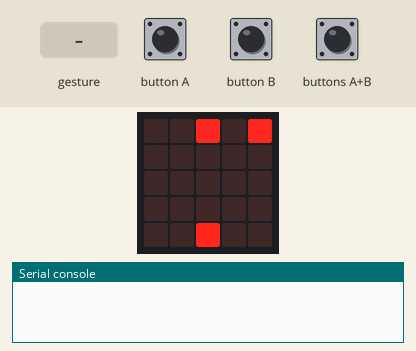
The program below on a simulated BBC micro:bit (MakeCode). Shown: the board's 5×5 LED display, the last lines printed to the serial console. Inputs (shaded band) come from the test bench. No radio messages arrive unless stated (any console line starting 'radio sent:' is added by the test bench); a tilt is held for 1.5 s and a shake lasts 1 s, then the board lies face up again.

Above: at 4.1 s.
5.1 s: buttons A+B pressed for 0.15 s
At 5.72 s:
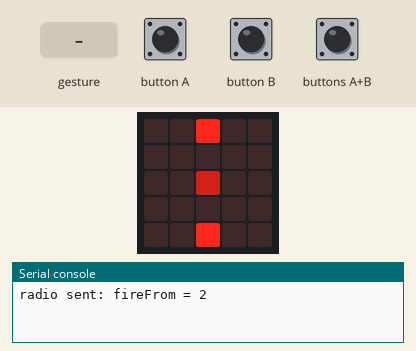
5.8 s: button A pressed for 0.15 s
At 6.38 s:
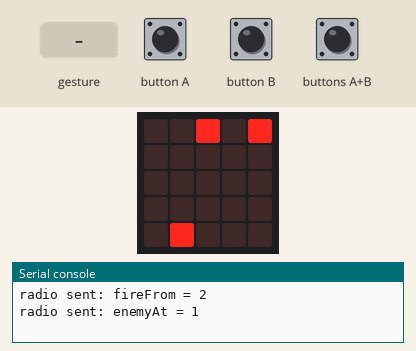
6.5 s: gesture 'shake'
At 7.2 s:
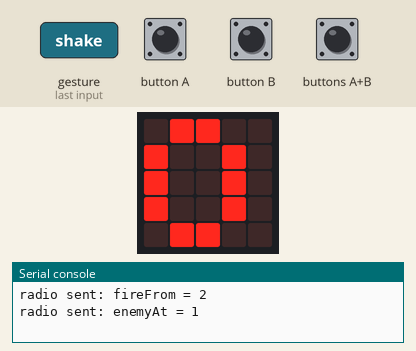
9.0 s: buttons A+B pressed for 1 s
At 10.15 s:
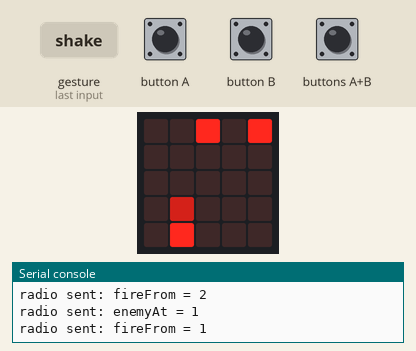
10.6 s: button A pressed for 0.15 s
At 11.24 s:
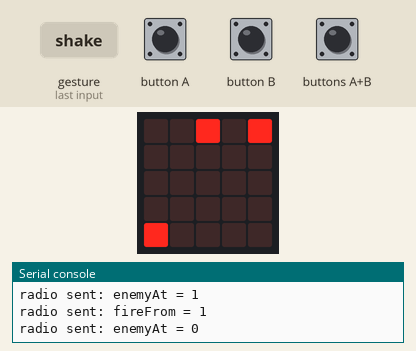
11.3 s: buttons A+B pressed for 0.15 s
At 11.76 s:
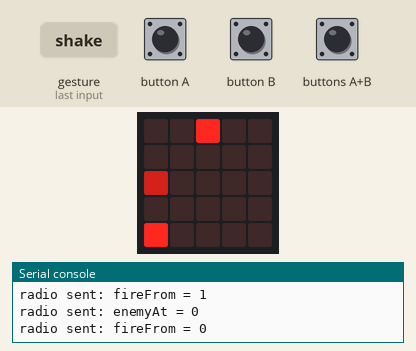
Timing chart, 0 to 13.0 s (numbered marks = the images above; inputs shaded):
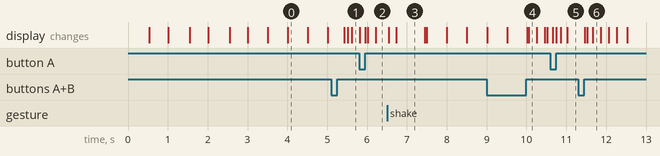

Measured:
- after the input at 5.1 s, the display: first changes after 0.32 s (image 1 shows a later state)
- after the input at 5.8 s, the display: first differs from a run without the input after 0.15 s (image 2 shows a later state)
- after the input at 6.5 s, the display: first differs from a run without the input after 0.23 s (image 3)
- after the input at 9.0 s, the display: first differs from a run without the input after 1.1 s (image 4)
- after the input at 10.6 s, the display: first differs from a run without the input after 0.15 s (image 5 shows a later state)
- after the input at 11.3 s, the display: first changes after 0.16 s (image 6 shows a later state)
- what the display in image 0 shows lasts 0.5 s, from 4.0 s to 4.5 s

The program:

main.ts
```typescript
radio.onReceivedValueDeprecated(function (name, value) {
    let message = ""
    if (message == "enemyAt") {
        enemy.set(LedSpriteProperty.X, value)
        enemyBullet.set(LedSpriteProperty.X, value)
        if (!(enemyFire)) {
            enemyBullet.set(LedSpriteProperty.Y, 0)
        }
    } else if (message == "fireFrom") {
        enemyBullet.set(LedSpriteProperty.X, value)
        enemyFire = true
    } else if (message == "youScored") {
        game.addScore(value)
        showWinnings()
    } else if (message == "gameOver") {
        gameOn = false
    }
})
function showWinnings () {
    if (game.score() == 0) {
        winnings.setBlink(500)
    } else {
        winnings.setBlink(0)
winnings.set(LedSpriteProperty.Brightness, 128)
    }
    winnings.set(LedSpriteProperty.Y, game.score())
}
input.onButtonPressed(Button.A, function () {
    me.move(-1)
    myBullet.set(LedSpriteProperty.X, me.get(LedSpriteProperty.X))
    radio.sendValue("enemyAt", me.get(LedSpriteProperty.X))
})
input.onButtonPressed(Button.AB, function () {
    if (!(myFire)) {
        myFire = true
        radio.sendValue("fireFrom", me.get(LedSpriteProperty.X))
    }
})
input.onButtonPressed(Button.B, function () {
    me.move(1)
    myBullet.set(LedSpriteProperty.X, me.get(LedSpriteProperty.X))
    radio.sendValue("enemyAt", me.get(LedSpriteProperty.X))
})
input.onGesture(Gesture.Shake, function () {
    basic.showNumber(game.score())
})
let enemyFire = false
let myFire = false
let gameOn = false
let enemyBullet: game.LedSprite = null
let enemy: game.LedSprite = null
let myBullet: game.LedSprite = null
let me: game.LedSprite = null
let startScore = 0
let winnings: game.LedSprite = null
let winningScore = 5
winnings = game.createSprite(4, startScore)
me = game.createSprite(2, 4)
myBullet = game.createSprite(2, 4)
myBullet.set(LedSpriteProperty.Brightness, 128)
enemy = game.createSprite(2, 0)
enemyBullet = game.createSprite(2, 0)
enemyBullet.set(LedSpriteProperty.Brightness, 128)
gameOn = true
radio.setGroup(42)
radio.setTransmitPower(7)
game.setScore(startScore)
showWinnings()
while (gameOn) {
    if (myFire) {
        myBullet.change(LedSpriteProperty.Y, -1)
        if (myBullet.get(LedSpriteProperty.Y) <= 0) {
            myFire = false
        }
    } else {
        myBullet.set(LedSpriteProperty.Y, 4)
    }
    if (enemyFire) {
        enemyBullet.change(LedSpriteProperty.Y, 1)
        if (enemyBullet.get(LedSpriteProperty.Y) >= 4) {
            enemyFire = false
            if (enemyBullet.get(LedSpriteProperty.X) == me.get(LedSpriteProperty.X)) {
                game.addScore(-1)
                showWinnings()
                radio.sendValue("youScored", 1)
            }
        }
    } else {
        enemyBullet.set(LedSpriteProperty.Y, 0)
    }
    if (game.score() >= winningScore) {
        gameOn = false
    }
    basic.pause(200)
}
radio.sendValue("gameOver", game.score())
game.gameOver()
```

test.ts
```typescript
// Tady jsou testy. Při použití tohoto balíčku jako rozšíření nebude zkompilováno.
```
